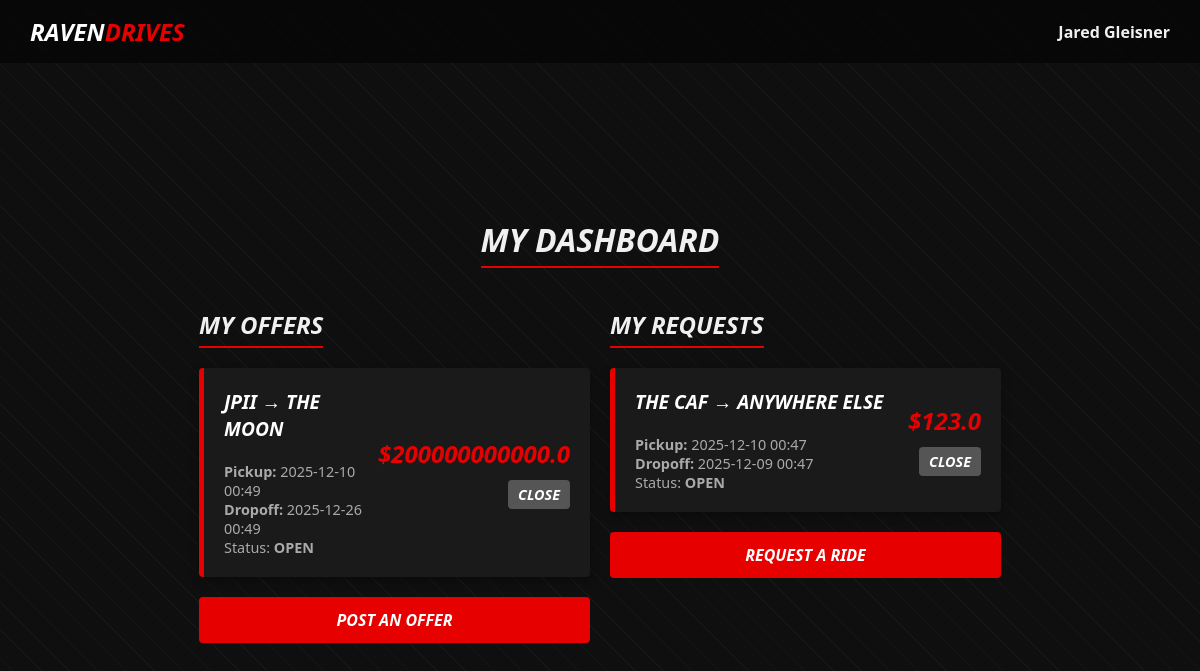
The page /user_view (signed in) on the database its author committed.
### tables this page shows
CREATE TABLE offers (
            id INTEGER PRIMARY KEY AUTOINCREMENT,
            pickup_location TEXT NOT NULL,
            dropoff_location TEXT NOT NULL,
            date TEXT,
            pickup_time TEXT NOT NULL,
            dropoff_time TEXT,
            price REAL NOT NULL,
            status TEXT DEFAULT 'open'
        , email TEXT, display_name TEXT);

CREATE TABLE requests (
            id INTEGER PRIMARY KEY AUTOINCREMENT,
            pickup_location TEXT NOT NULL,
            dropoff_location TEXT NOT NULL,
            date TEXT,
            pickup_time TEXT NOT NULL,
            dropoff_time TEXT,
            price REAL NOT NULL,
            status TEXT DEFAULT 'open'
        , email TEXT, display_name TEXT);

### src-python/main.py (the view)
@app.route('/user_view')
def user_view():
    if not flask.session.get('user_display_name'):
        return flask.redirect(flask.url_for('login', redirect='user_view'))
    display_name = flask.session.get('user_display_name')
    offers = helper.get_user_offers(display_name)
    requests = helper.get_user_requests(display_name)
    return flask.render_template('user_view.html', offers=offers, requests=requests)

### src-python/helper.py (called while the page is built)
def get_db_connection():
    conn = sqlite3.connect('database.db')
    conn.row_factory = sqlite3.Row
    return conn

def get_user_offers(display_name):
    conn = get_db_connection()
    offers = conn.execute('SELECT * FROM offers WHERE display_name = ? ORDER BY pickup_time DESC', (display_name,)).fetchall()
    conn.close()
    return offers

def get_user_requests(display_name):
    conn = get_db_connection()
    requests = conn.execute('SELECT * FROM requests WHERE display_name = ? ORDER BY pickup_time DESC', (display_name,)).fetchall()
    conn.close()
    return requests

### src-python/main.py (called while the page is built)
@app.context_processor
def inject_user():
    return dict(user_display_name=session.get('user_display_name'))

### src-python/templates/user_view.html (shortened to what this page needs)
{% extends "base.html" %}
{% block content %}
    <h1>My Dashboard</h1>
    <div class="row">
        <div class="col">
            <h2>My Offers</h2>
            <div class="listing-container">
                {% for offer in offers %}
                <div class="listing-card" style="opacity: {{ '1' if offer['status'] == 'open' else '0.6' }};">
                    <div class="listing-details">
                        <h3>{{ offer['pickup_location'] }} &rarr; {{ offer['dropoff_location'] }}</h3>
                        <div class="listing-meta">
                            <strong>Pickup:</strong> {{ offer['pickup_time'].replace('T', ' ') }}<br>
                            {% if offer['dropoff_time'] %}
                            <strong>Dropoff:</strong> {{ offer['dropoff_time'].replace('T', ' ') }}
                            {% endif %}
                            <br>
                            Status: <strong>{{ offer['status'].upper() }}</strong>
                        </div>
                    </div>
                    <div class="listing-actions" style="display: flex; flex-direction: column; align-items: flex-end;">
                        <div class="listing-price">
                            ${{ offer['price'] }}
                        </div>
                        <div style="margin-top: 10px;">
                            {% if offer['status'] == 'open' %}
                            <a href="{{ url_for('update_offer_status', offer_id=offer['id'], status='closed') }}" class="btn btn-small" style="background-color: #555;">Close</a>
                            {% else %}
                            <a href="{{ url_for('update_offer_status', offer_id=offer['id'], status='open') }}" class="btn btn-small">Open</a>
                            {% endif %}
                        </div>
                    </div>
                </div>
                {% else %}
                <p>You haven't posted any offers.</p>
                {% endfor %}
                <a href="{{ url_for('offer') }}" class="btn">Post an Offer</a>
            </div>
        </div>
        <div class="col">
            <h2>My Requests</h2>
            <div class="listing-container">
                {% for req in requests %}
                <div class="listing-card" style="opacity: {{ '1' if req['status'] == 'open' else '0.6' }};">
                    <div class="listing-details">
                        <h3>{{ req['pickup_location'] }} &rarr; {{ req['dropoff_location'] }}</h3>
                        <div class="listing-meta">
                            <strong>Pickup:</strong> {{ req['pickup_time'].replace('T', ' ') }}<br>
                            {% if req['dropoff_time'] %}
                            <strong>Dropoff:</strong> {{ req['dropoff_time'].replace('T', ' ') }}
                            {% endif %}
                            <br>
                            Status: <strong>{{ req['status'].upper() }}</strong>
                        </div>
                    </div>
                     <div class="listing-actions" style="display: flex; flex-direction: column; align-items: flex-end;">
                        <div class="listing-price">
                            ${{ req['price'] }}
                        </div>
                        <div style="margin-top: 10px;">
                            {% if req['status'] == 'open' %}
                            <a href="{{ url_for('update_request_status', request_id=req['id'], status='closed') }}" class="btn btn-small" style="background-color: #555;">Close</a>
                            {% else %}
                            <a href="{{ url_for('update_request_status', request_id=req['id'], status='open') }}" class="btn btn-small">Open</a>
                            {% endif %}
                        </div>
                    </div>
                </div>
                {% else %}
                <p>You haven't posted any requests.</p>
                {% endfor %}
                <a href="{{ url_for('commision') }}" class="btn">Request a Ride</a>
            </div>
        </div>
    </div>
{% endblock %}

### src-python/static/css/styles.css (style rules this page uses)
:root { --racing-red: #e60000; --dark-bg: #0f0f0f; --card-bg: #1a1a1a; --text-color: #f0f0f0; --input-bg: #2b2b2b; --border-radius: 4px; }
*, *::before, *::after { box-sizing: border-box; }
body { margin: 0; padding: 0; background-color: var(--dark-bg); color: var(--text-color); font-family: 'Segoe UI', Roboto, Helvetica, Arial, sans-serif; min-height: 100vh; display: flex; flex-direction: column; }
body::before { content: ""; position: fixed; top: 0; left: 0; width: 100%; height: 100%; background: repeating-linear-gradient( 45deg, rgba(255, 255, 255, 0.03), rgba(255, 255, 255, 0.03) 1px, transparent 1px, transparent 20px ); pointer-events: none; z-index: -1; }
a { color: var(--racing-red); text-decoration: none; font-weight: bold; transition: color 0.3s; }
h1, h2, h3 { text-transform: uppercase; font-style: italic; margin-bottom: 20px; border-bottom: 2px solid var(--racing-red); display: inline-block; padding-bottom: 5px; }
button, input[type="submit"], .btn { background-color: var(--racing-red); color: white; border: none; padding: 12px 24px; font-size: 1rem; font-weight: bold; text-transform: uppercase; cursor: pointer; font-style: italic; border-radius: var(--border-radius); transition: transform 0.2s, background-color 0.2s, box-shadow 0.2s; display: inline-block; text-align: center; }
.listing-container { width: 100%; max-width: 800px; display: flex; flex-direction: column; gap: 20px; padding-bottom: 40px; }
.listing-card { background-color: var(--card-bg); padding: 20px; border-radius: var(--border-radius); border-left: 5px solid var(--racing-red); display: flex; justify-content: space-between; align-items: center; box-shadow: 0 4px 10px rgba(0,0,0,0.3); }
.listing-details h3 { margin: 0 0 10px 0; font-size: 1.2rem; border-bottom: none; color: white; }
.listing-meta { color: #aaa; font-size: 0.9rem; margin-top: 5px; }
.listing-price { font-size: 1.5rem; font-weight: bold; color: var(--racing-red); font-style: italic; }

### src-python/templates/user_view.html (style rules this page uses)
.row { display: flex; gap: 20px; flex-wrap: wrap; }
.col { flex: 1; min-width: 300px; }
.btn-small { padding: 5px 10px; font-size: 0.9em; }

### rows shown on the page
offers: pickup_location "JPII", dropoff_location "THE MOON", pickup_time.replace "2025-12-10 00:49", dropoff_time.replace "2025-12-26 00:49", status "OPEN", price "200000000000.0"
requests: pickup_location "THE CAF", dropoff_location "ANYWHERE ELSE", pickup_time.replace "2025-12-10 00:47", dropoff_time.replace "2025-12-09 00:47", status "OPEN", price "123.0"

### other values the page prints
{{ user_display_name }} "Jared Gleisner"
